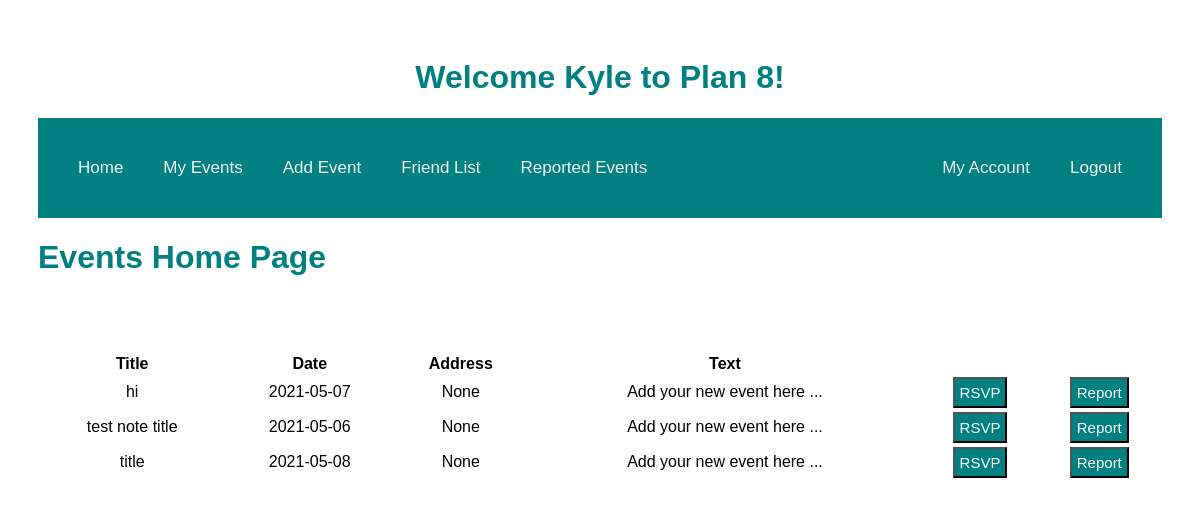
The page /home (signed in) on the database as committed earlier.
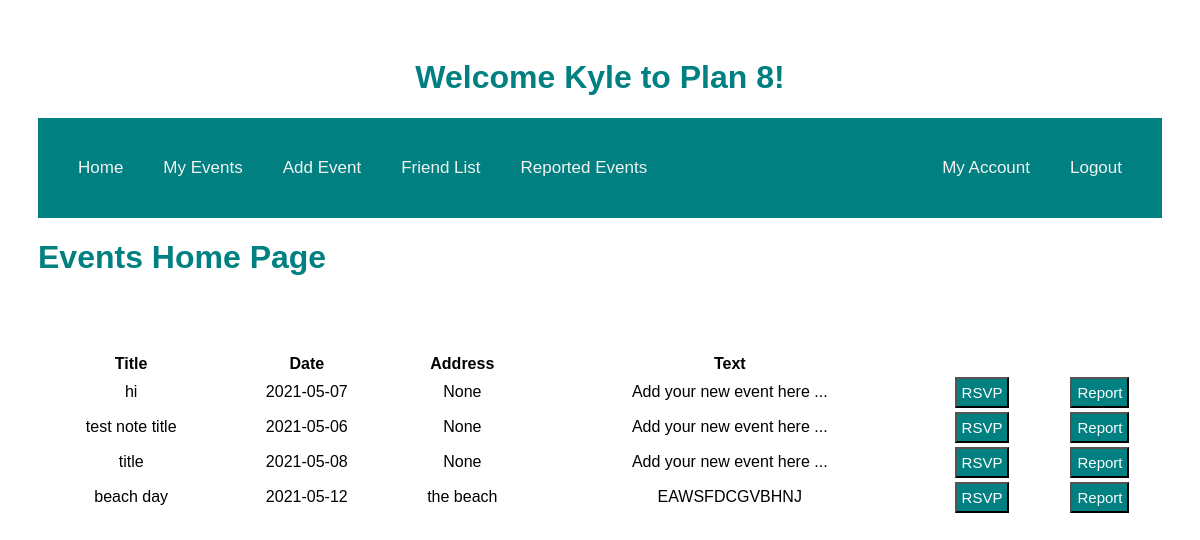
The same page on the database as committed later.
### models.py (models this page shows, shortened)
class Event(db.Model):
    id = db.Column("id", db.Integer, primary_key=True)
    title = db.Column("title", db.String(200))
    text = db.Column("text", db.String(100))
    date = db.Column("date", db.String(50))
    address = db.Column("address", db.String(50))
    user_id = db.Column(db.Integer, db.ForeignKey("user.id"), nullable=False)
    comments = db.relationship("Comment", backref="event", cascade="all, delete-orphan", lazy=True)

### main.py (the view, shortened to what this page needs)
@app.route('/')
@app.route('/home')
def home():
    if session.get('user'):
        events = db.session.query(Event).all()
        my_events = db.session.query(Event).filter_by(user_id=session['user_id']).all()
        event_rsvps = db.session.query(RSVP).filter_by(user_id=session['user_id']).all()
        return render_template('home.html', index=events, notes=my_events, user=session['user'], rsvps=event_rsvps)
    else:
           return redirect(url_for('login'))

### templates/home.html (shortened to what this page needs)
<!DOCTYPE html>
<html lang="en">
    <head>
        <link rel="stylesheet" href="{{ url_for('static', filename='main.css') }}">
    </head>
   <body>
    <h1 class="middle">Welcome {{user}} to Plan 8!</h1>
        <div class="topnav">
        <nav>
            {% if user %}
                <a href="{{ url_for('home')}}" class="left"> Home   </a>
            <a href="{{url_for('get_events')}}" class="left">   My Events   </a>
            <a href="{{url_for('new_event')}}" class="left">   Add Event  </a>
            <a href="{{url_for('get_friends')}}" class="left"> Friend List </a>
            <a href="{{url_for('get_reports')}}" class="left"> Reported Events </a>
                <a href="{{ url_for('logout')}}" class="right">Logout</a>
                <a href="{{url_for('get_account')}}" class="right"> My Account</a>
            {% else %}
                    <a href="{{ url_for('login')}}" class="right">SIGN-IN</a>
                    <a href="{{ url_for('register')}}" class="right">REGISTER</a>
            {% endif %}
        </nav>
        </div>
        <div class="body">
            <h1>Events Home Page</h1>
            <br><br><br>
            <table class="tablehome">
                <tr>
                    <th>Title</th>
                <th>Date</th>
                <th>Address</th>
                <th>Text</th>
                </tr>
                {% for event in index %}
                <tr>
                    <td>{{ event.title }}</td>
                    <td>{{ event.date }}</td>
                    <td>{{ event.address }}</td>
                    <td>{{ event.text }}</td>
                <td>
                    <form action = "{{ url_for('new_rsvp', event_id= event.id) }}" method="post">
                        <input type="submit" value="RSVP">
                    </form>
                <td>
                    <form method="POST" action = "{{ url_for('new_report', event_id= event.id) }}" class="Reportbutton">
                        <input type="submit" value="Report">
                    </form>
                </td>
                </tr>
                {% endfor %}
            </table>
        </div>
    </body>
</html>

Rows that differ between the two databases and show on the page:
added Event: title "beach day", date "2021-05-12", address "the beach", text "EAWSFDCGVBHNJ"
